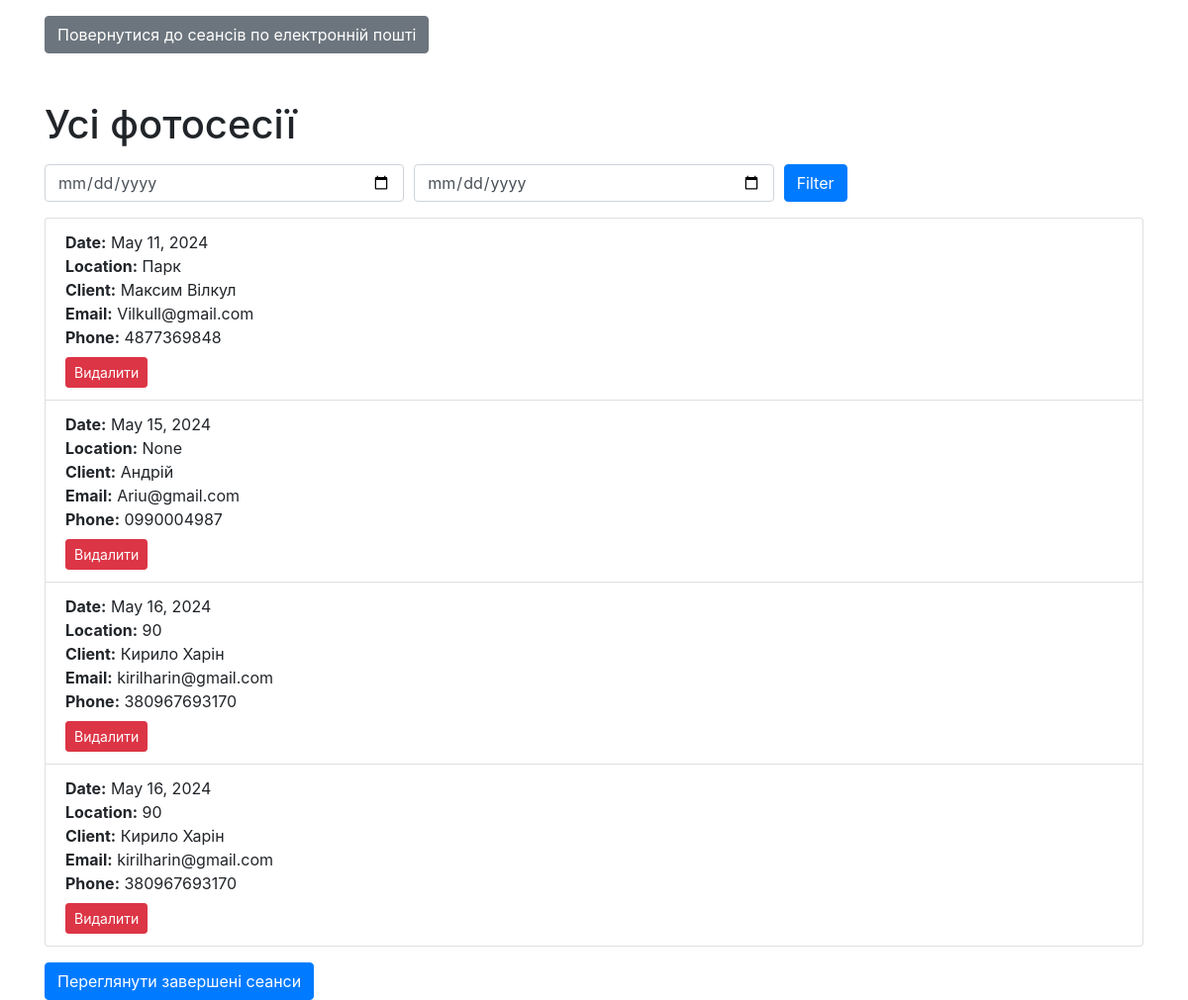
The app's page /all_sessions/ with its own data.
### kharin/models.py (models this page shows, shortened)
class PhotoSessions(models.Model):
    session_id = models.AutoField(primary_key=True)
    client = models.ForeignKey(Clients, on_delete=models.CASCADE)
    date = models.DateField()
    duration = models.IntegerField()
    location = models.CharField(max_length=200)
    notes = models.TextField(blank=True)

class Clients(models.Model):
    client_id = models.AutoField(primary_key=True)
    name = models.CharField(max_length=100)
    email = models.EmailField(unique=False)
    phone = models.CharField(max_length=20)

### kharin/views.py (the view)
# urls.py: path('all_sessions/', AllSessionsView.as_view(), name='all-sessions'),
class AllSessionsView(View):
    def get(self, request):
        start_date = request.GET.get('start_date')
        end_date = request.GET.get('end_date')
        sessions = PhotoSessions.objects.all()
        if start_date and end_date:
            sessions = sessions.filter(date__range=[start_date, end_date])
        sessions = sessions.order_by('date')
        return render(request, 'all_sessions.html', {'sessions': sessions})

### kharin/templates/all_sessions.html (shortened to what this page needs)
<!DOCTYPE html>
<html lang="en">
<head>
    <link href="https://stackpath.bootstrapcdn.com/bootstrap/4.5.2/css/bootstrap.min.css" rel="stylesheet">
</head>
<body>
    <div class="container">
        <a href="{% url 'sessions-by-email' %}" class="btn btn-secondary mt-3">Повернутися до сеансів по електронній пошті</a>
        <h1 class="mt-5">Усі фотосесії</h1>
        <form action="" method="get" class="mt-3">
            <div class="form-row">
                <div class="col">
                    <input type="date" class="form-control" name="start_date" placeholder="Початкова дата">
                </div>
                <div class="col">
                    <input type="date" class="form-control" name="end_date" placeholder="Кінцева дата">
                </div>
                <div class="col">
                    <button type="submit" class="btn btn-primary">Filter</button>
                </div>
            </div>
        </form>
        <ul class="list-group mt-3">
            {% for session in sessions %}
                {% if not session.completedsessions_set.exists %}
                    <li class="list-group-item">
                        <strong>Date:</strong> {{ session.date }}<br>
                        <strong>Location:</strong> {{ session.location }}<br>
                        <strong>Client:</strong> {{ session.client.name }}<br>
                        <strong>Email:</strong> {{ session.client.email }}<br>
                        <strong>Phone:</strong> {{ session.client.phone }}<br>
                        <form action="{% url 'delete-session' session.pk %}" method="post">
                            <button type="submit" class="btn btn-danger btn-sm mt-2">Видалити</button>
                        </form>
                    </li>
                {% endif %}
            {% endfor %}
        </ul>
        <form action="{% url 'completed-sessions' %}" method="get">
            <button type="submit" class="btn btn-primary mt-3">Переглянути завершені сеанси</button>
        </form>
    </div>
</body>
</html>

### records on screen
PhotoSessions: date "May 11, 2024", location "Парк", client.name "Максим Вілкул", client.email "Vilkull@gmail.com", client.phone "4877369848"
PhotoSessions: date "May 15, 2024", location "None", client.name "Андрій", client.email "Ariu@gmail.com", client.phone "0990004987"
PhotoSessions: date "May 16, 2024", location "90", client.name "Кирило Харін", client.email "kirilharin@gmail.com", client.phone "380967693170"
PhotoSessions: date "May 16, 2024", location "90", client.name "Кирило Харін", client.email "kirilharin@gmail.com", client.phone "380967693170"
